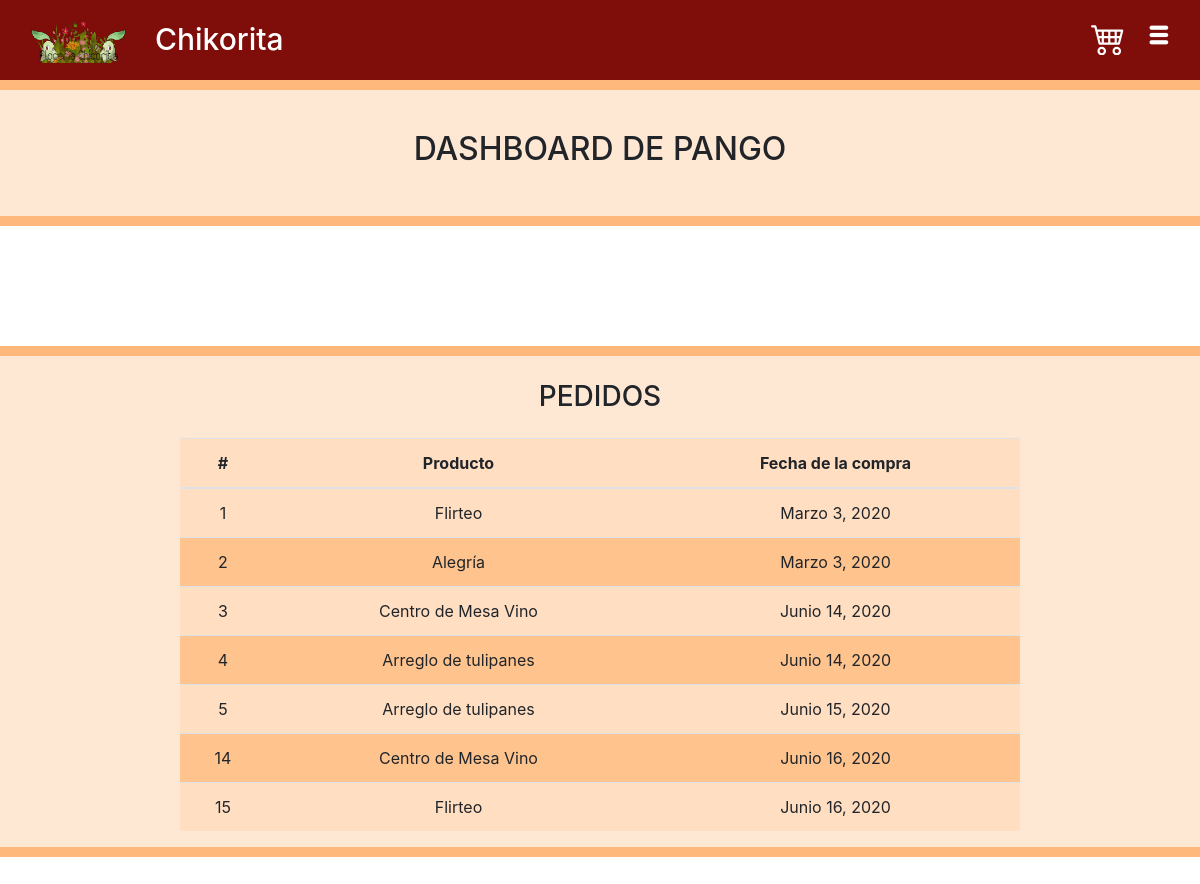
The page /dashboard/ (signed in) on the database its author committed.
### users/models.py (models this page shows, shortened)
class Compra(models.Model):
	user = models.ForeignKey(User,on_delete=models.CASCADE,blank=False, null=False)
	producto = models.ForeignKey(Inventario,on_delete=models.CASCADE,blank=False, null=False)
	fecha = models.DateField(default=datetime.now)
	cantidad = models.IntegerField(null=True, blank=True)
	precio = models.IntegerField(null=True, blank=True)
	esta_en_carro = models.BooleanField(default=True,blank=True, null=True)

class Inventario(models.Model):
	nombre = models.CharField(max_length=250,blank=False, null=False)
	descripcion = models.CharField(max_length=250,blank=False, null=False)
	stock = models.IntegerField(blank=False, null=False)
	precio = models.IntegerField(blank=False, null=False)
	flor_pic = models.CharField(max_length=250,null=True, blank=True)
	def __str__(self):
		return self.nombre

### users/views.py (the view)
# urls.py: path('dashboard/',dashboard,name="dashboard"),
@login_required(login_url='login')
def dashboard(request):
	if request.user.is_authenticated:
		pedidos = Compra.objects.filter(user=request.user,esta_en_carro=False).order_by('fecha')
		return render(request,"users/dashboard.html",{'compras':pedidos})
	return redirect('/login')

### templates/users/dashboard.html (shortened to what this page needs)
{%extends "base.html"%}
{% load static %}
{%block contenido-head%}
<link rel="stylesheet" href="{% static "css/users/dashboard.css" %}">
{%endblock%}
{%block contenido-body%}
	<div class="main">
		<div class="cabecera contenedor">
			<h2>DASHBOARD DE {{user.username}}</h2>
		</div>
		<section class="contenedor">
			<h3>PEDIDOS</h3>
			<table class="table">
		      <thead>
		        <tr>
		          <th>#</th>
		          <th>Producto</th>
		          <th>Fecha de la compra</th>
		        </tr>
		      </thead>
		      <tbody>
		      	{% for compra in compras %}
		        <tr class="tablarows">
		          <td>{{compra.id}}</td>
		          <td>{{compra.producto}}</td>
		          <td>{{compra.fecha}}</td>
		        </tr>
		        {% endfor %}
		      </tbody>
		    </table>
			</div>
{% endblock %}

### static/css/standar.css (style rules this page uses)
* { margin: 0; padding: 0; box-sizing: border-box; }
body { background: #C33C54; }
section { width: 100%; margin-bottom: 50px; }

### static/css/welcome/welcome.css (style rules this page uses)
body { background: #fff; }

### static/css/users/dashboard.css (style rules this page uses)
.main { margin-top: 80px; }
.contenedor { border-style: solid none solid none; border-width: 10px; border-color: rgba(255,138,38,0.5); width: 100%; background-color: rgba(255,138,38,0.2); margin-bottom: 5%; }
.cabecera { font-size: 25px; text-align: center; text-transform: uppercase; padding: 40px; margin-bottom: 10%; }
.contenedor h3 { text-align: center; padding-top: 2%; margin-bottom: 2%; }
.contenedor table { text-align: center; width: 70%; margin-left: 15%; }
.tablarows:nth-child(even) { background: rgba(255,138,38,0.4); }
.contenedor table tr:nth-child(odd) { background: rgba(255,138,38,0.1); }

### rows shown on the page
Compra: id "1", producto "Flirteo", fecha "Marzo 3, 2020"
Compra: id "2", producto "Alegría", fecha "Marzo 3, 2020"
Compra: id "3", producto "Centro de Mesa Vino", fecha "Junio 14, 2020"
Compra: id "4", producto "Arreglo de tulipanes", fecha "Junio 14, 2020"
Compra: id "5", producto "Arreglo de tulipanes", fecha "Junio 15, 2020"
Compra: id "14", producto "Centro de Mesa Vino", fecha "Junio 16, 2020"
Compra: id "15", producto "Flirteo", fecha "Junio 16, 2020"

### other values the page prints
{{ user.username }} "PANGO"
